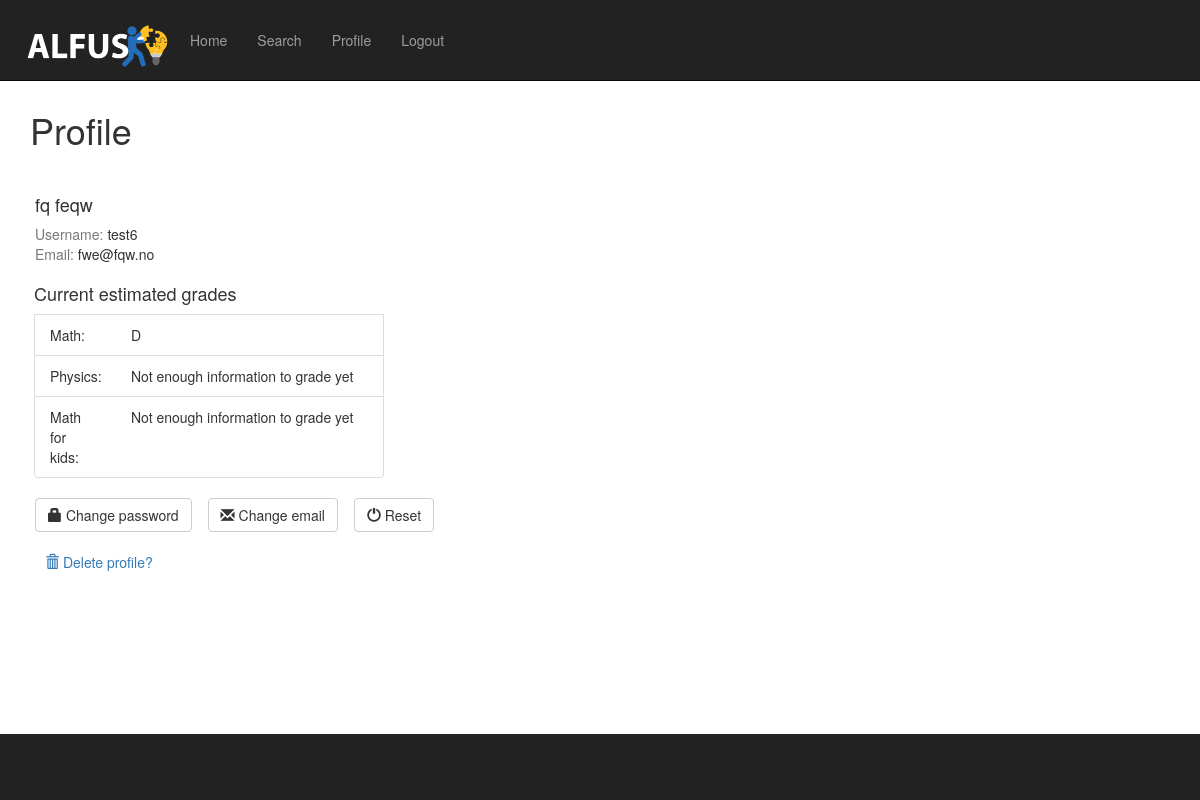
Page /questions/profile/ (signed in) on the committed database.
### questions/models.py (models this page shows)
class Subject(models.Model):
    name = models.CharField(max_length=200)
    def __str__(self):
        return self.name

### questions/views.py (the view)
@login_required(login_url="/login/")
def profile(request):
    temp = get_grade_subject(request)
    subject = []
    grades_letter = []
    for i in temp.keys():
        subject.append(i)
        grades_letter.append(temp[i])
    zipped = zip(subject, grades_letter)
    return render(request, 'questions/profile.html', {"skills": zipped})

### questions/models.py (called while the page is built)
    def __str__(self):
        return str(self.skill_rating_chapter)

### questions/views.py (called while the page is built)
def number_to_grade(number):
    if number == 0.5:
        return("Not enough information to grade yet")
    elif number >= 0.89:
        return("A")
    elif number >= 0.77:
        return("B")
    elif number >= 0.65:
        return("C")
    elif number >= 0.53:
        return("D")
    elif number >= 0.41:
        return("E")
    else:
        return("F")

def get_grade_subject(request):
    skillrating_chapters = hasChapter.objects.filter(user=request.user)
    subject_grade = {}
    for t in list(Subject.objects.all()):
        count = 0
        temp = 0
        for q in list(skillrating_chapters):
            if q.chapter.part_of == t:
                print(q)
                temp += q.skill_rating_chapter
                count += 1
        if count == 0:
            count = 1
        subject_grade[t] = number_to_grade(temp / count)
    return(subject_grade)

### questions/templates/questions/profile.html (shortened to what this page needs)
{% extends "questions/base.html" %}
{% block content %}
    <h1 style="top: 20px;position: relative">Profile</h1>
    <br>
    <div class="container">
        <div class="row">
            <div class="col-md-9">
                <div class="row">
                    <div class="row">
                        <h4 style="left: 20px;top: 25px;position: relative">{{ user.first_name }} {{ user.last_name }}</h4>
                        <div class="col-md-6">
                            <div class="row">
                                <div style="padding-left: 20px;padding-top: 25px">
                                    <span class="text-muted">Username:</span> {{ user.username }} <br>
                                    <span class="text-muted">Email:</span> {{ user.email }} <br>
                                </div>
                                <div>
                                    <div style="position: relative; left:19px">
                                        <ul class="list-group"
                                            style=" width: 360px;table-layout: fixed; padding-top: 10px;padding-right: 10px">
                                            <h4>Current estimated grades</h4>
                                            {% for chapter, grade in skills %}
                                                <li class="list-group-item">
                                                    <div class="row">
                                                        <div class="col-xs-2">
                                                            {{ chapter }}:
                                                        </div>
                                                        <div class="hideextra">
                                                            &emsp; {{ grade }}
                                                        </div>
                                                    </div>
                                                </li>
                                            {% endfor %}
                                        </ul>
                                    </div>
                                </div>
                                <div style="display:flex;justify-content: flex-start; padding-left: 20px; padding-bottom: 20px">
                                    <div style="margin-right: 16px">
                                        <a href="{% url 'questions:change_password' %}"
                                           class="btn btn-default pull-left"><i
                                                class="glyphicon glyphicon-lock"></i> Change password </a>
                                    </div>
                                    <a href="{% url 'questions:change_email' %}" class="btn btn-default pull-left"><i
                                            class="glyphicon glyphicon-envelope"></i> Change email </a>
                                    <div style="margin-left: 16px">
                                        <a href="{% url 'questions:reset' %}" class="btn btn-default pull-right"><i
                                                class="glyphicon glyphicon-off"></i> Reset </a>
                                    </div>
                                </div>
                            </div>
                        </div>
                    </div>
                </div>
            </div>
            <div class="col-md-12 text-left">
                <a href="{% url 'questions:delete_user' %}"><i class="glyphicon glyphicon-trash"></i> Delete profile?
                </a>
            </div>
        </div>
    </div>
{% endblock %}

### questions/static/questions/css/stylesheet.css (style rules this page uses)
html, body { height: 100%; margin: 0; }
.container { min-height: 91%; }

### questions/static/questions/css/logo-nav.css (style rules this page uses)
body { padding-top: 70px; }
@media (min-width:768px) { body { padding-top: 100px; } }

### questions/templates/questions/base.html (style rules this page uses)
body { padding-top: 70px; }

### questions/templates/questions/profile.html (style rules this page uses)
.hideextra { white-space: nowrap; overflow: hidden; text-overflow: ellipsis; padding-left: 20px }

### rows in the picture
Subject: name "Math", grade "D"
Subject: name "Physics", grade "Not enough information to grade yet"
Subject: name "Math for kids", grade "Not enough information to grade yet"

### other values in the picture
{{ user.first_name }} "fq"
{{ user.last_name }} "feqw"
{{ user.username }} "test6"
{{ user.email }} "fwe@fqw.no"
